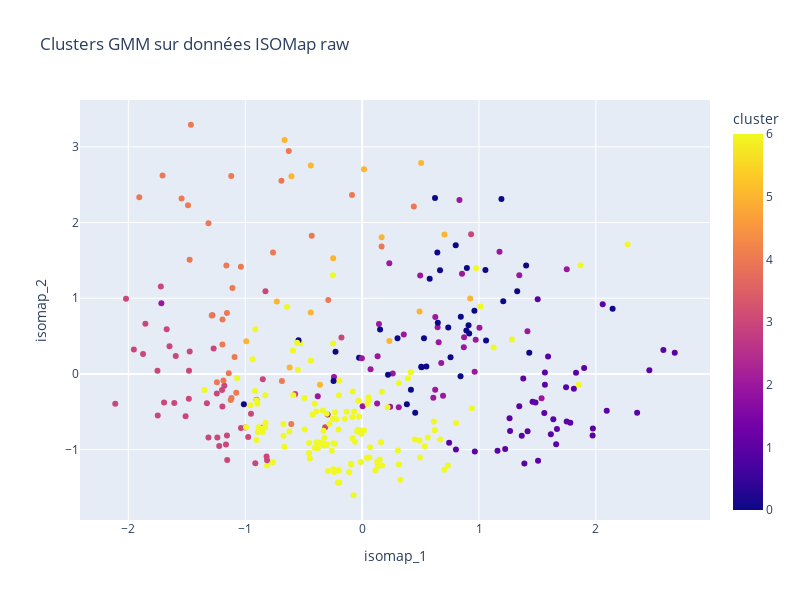
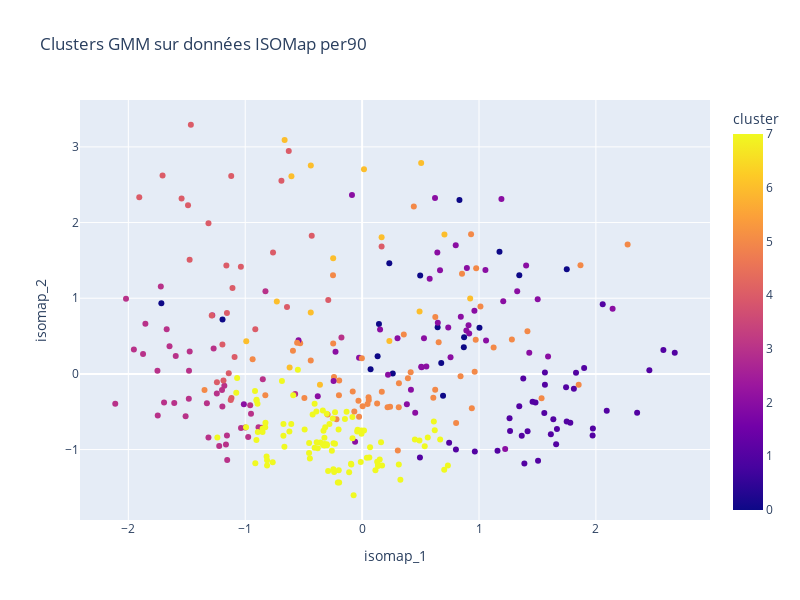

Notebook code cell kept with these figures, in order:
### Markdown cell above
## Results Display

### Code cell
def print_results(X, column1, column2, data_name) :
    fig = px.scatter(
        X,
        x= column1, 
        y= column2, 
        color='cluster', 
        hover_data=['player_name', 'positions'],  # ce qui s'affiche au survol
        title=f"Clusters GMM sur données {data_name}",
        width=800, 
        height=600,
        color_discrete_sequence= None
    )
    fig.show()

print_results(X_aff_iso_raw, "isomap_1", "isomap_2", "ISOMap raw")
print_results(X_aff_iso_per90, "isomap_1", "isomap_2", "ISOMap per90")

### Figure 1 — Plotly figure (JSON) as saved in the notebook; plotly's stock layout.template omitted (floating-point values rounded to 4 significant figures; data arrays with more than 128 entries replaced by an {"elided": "..."} marker saying what was removed)
{"data": [{"customdata": {"elided": "333x2 str values"}, "hovertemplate": "isomap_1=%{x}<br>isomap_2=%{y}<br>player_name=%{customdata[0]}<br>positions=%{customdata[1]}<br>cluster=%{marker.color}<extra></extra>", "legendgroup": "", "marker": {"color": {"elided": "333 int values"}, "coloraxis": "coloraxis", "symbol": "circle"}, "mode": "markers", "name": "", "orientation": "v", "showlegend": false, "type": "scatter", "x": {"elided": "333 float values"}, "xaxis": "x", "y": {"elided": "333 float values"}, "yaxis": "y"}], "layout": {"coloraxis": {"colorbar": {"title": {"text": "cluster"}}, "colorscale": [[0, "#0d0887"], [0.1111, "#46039f"], [0.2222, "#7201a8"], [0.3333, "#9c179e"], [0.4444, "#bd3786"], [0.5556, "#d8576b"], [0.6667, "#ed7953"], [0.7778, "#fb9f3a"], [0.8889, "#fdca26"], [1, "#f0f921"]]}, "height": 600, "legend": {"tracegroupgap": 0}, "title": {"text": "Clusters GMM sur données ISOMap raw"}, "width": 800, "xaxis": {"anchor": "y", "domain": [0, 1], "title": {"text": "isomap_1"}}, "yaxis": {"anchor": "x", "domain": [0, 1], "title": {"text": "isomap_2"}}}}

### Figure 2 — Plotly figure (JSON) as saved in the notebook; plotly's stock layout.template omitted (floating-point values rounded to 4 significant figures; data arrays with more than 128 entries replaced by an {"elided": "..."} marker saying what was removed)
{"data": [{"customdata": {"elided": "333x2 str values"}, "hovertemplate": "isomap_1=%{x}<br>isomap_2=%{y}<br>player_name=%{customdata[0]}<br>positions=%{customdata[1]}<br>cluster=%{marker.color}<extra></extra>", "legendgroup": "", "marker": {"color": {"elided": "333 int values"}, "coloraxis": "coloraxis", "symbol": "circle"}, "mode": "markers", "name": "", "orientation": "v", "showlegend": false, "type": "scatter", "x": {"elided": "333 float values"}, "xaxis": "x", "y": {"elided": "333 float values"}, "yaxis": "y"}], "layout": {"coloraxis": {"colorbar": {"title": {"text": "cluster"}}, "colorscale": [[0, "#0d0887"], [0.1111, "#46039f"], [0.2222, "#7201a8"], [0.3333, "#9c179e"], [0.4444, "#bd3786"], [0.5556, "#d8576b"], [0.6667, "#ed7953"], [0.7778, "#fb9f3a"], [0.8889, "#fdca26"], [1, "#f0f921"]]}, "height": 600, "legend": {"tracegroupgap": 0}, "title": {"text": "Clusters GMM sur données ISOMap per90"}, "width": 800, "xaxis": {"anchor": "y", "domain": [0, 1], "title": {"text": "isomap_1"}}, "yaxis": {"anchor": "x", "domain": [0, 1], "title": {"text": "isomap_2"}}}}
